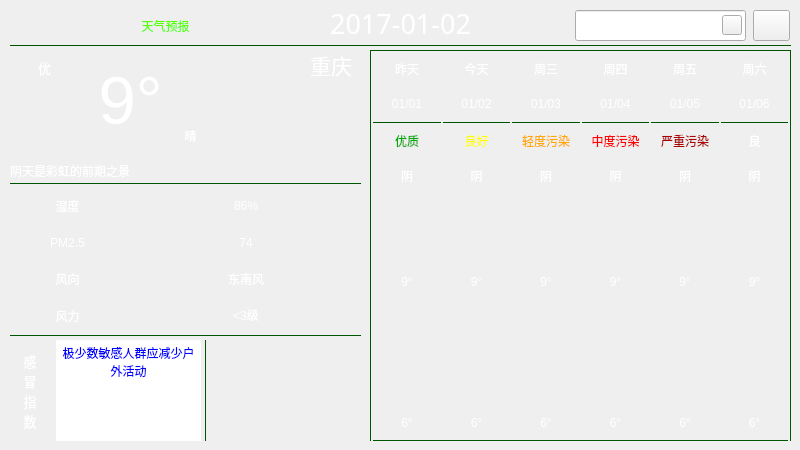
<?xml version="1.0" encoding="UTF-8"?>
<ui version="4.0">
 <class>Weather</class>
 <widget class="QWidget" name="Weather">
  <property name="geometry">
   <rect>
    <x>0</x>
    <y>0</y>
    <width>800</width>
    <height>450</height>
   </rect>
  </property>
  <property name="windowTitle">
   <string>Form</string>
  </property>
  <property name="styleSheet">
   <string notr="true"/>
  </property>
  <layout class="QGridLayout" name="gridLayout">
   <property name="leftMargin">
    <number>0</number>
   </property>
   <property name="topMargin">
    <number>0</number>
   </property>
   <property name="rightMargin">
    <number>0</number>
   </property>
   <property name="bottomMargin">
    <number>0</number>
   </property>
   <property name="spacing">
    <number>0</number>
   </property>
   <item row="0" column="0">
    <widget class="QWidget" name="widget" native="true">
     <property name="styleSheet">
      <string notr="true">QWidget#widget{
	border-image: url(:/weaUI/weaUI.png);
	color:rgb(255, 255, 255);
}

QLabel{
	font: 25 10pt &quot;Microsoft YaHei&quot;;
	border-radius: 4px;
	background-color: argb(60, 60, 60, 130);
	color: rgb(255, 255, 255);
}

Line{
	background-color: rgb(0, 85, 0);
}



</string>
     </property>
     <widget class="QWidget" name="layoutWidget">
      <property name="geometry">
       <rect>
        <x>10</x>
        <y>190</y>
        <width>351</width>
        <height>141</height>
       </rect>
      </property>
      <layout class="QGridLayout" name="gridLayout_2" columnstretch="0,0,0">
       <item row="0" column="0">
        <widget class="QLabel" name="shiduTitleLb">
         <property name="styleSheet">
          <string notr="true">
color: rgb(255, 255, 255);</string>
         </property>
         <property name="text">
          <string>湿度</string>
         </property>
         <property name="alignment">
          <set>Qt::AlignCenter</set>
         </property>
        </widget>
       </item>
       <item row="1" column="0">
        <widget class="QLabel" name="pm25TitleLb">
         <property name="styleSheet">
          <string notr="true">color: rgb(255, 255, 255);</string>
         </property>
         <property name="text">
          <string>PM2.5</string>
         </property>
         <property name="alignment">
          <set>Qt::AlignCenter</set>
         </property>
        </widget>
       </item>
       <item row="2" column="0">
        <widget class="QLabel" name="fxTitleLb">
         <property name="styleSheet">
          <string notr="true">color: rgb(255, 255, 255);</string>
         </property>
         <property name="text">
          <string>风向</string>
         </property>
         <property name="alignment">
          <set>Qt::AlignCenter</set>
         </property>
        </widget>
       </item>
       <item row="3" column="0">
        <widget class="QLabel" name="flTitleLb">
         <property name="styleSheet">
          <string notr="true">color: rgb(255, 255, 255);</string>
         </property>
         <property name="text">
          <string>风力</string>
         </property>
         <property name="alignment">
          <set>Qt::AlignCenter</set>
         </property>
        </widget>
       </item>
       <item row="2" column="1" colspan="2">
        <widget class="QLabel" name="fxLb">
         <property name="text">
          <string>东南风</string>
         </property>
         <property name="alignment">
          <set>Qt::AlignCenter</set>
         </property>
        </widget>
       </item>
       <item row="0" column="1" colspan="2">
        <widget class="QLabel" name="shiduLb">
         <property name="text">
          <string>86%</string>
         </property>
         <property name="alignment">
          <set>Qt::AlignCenter</set>
         </property>
        </widget>
       </item>
       <item row="3" column="1" colspan="2">
        <widget class="QLabel" name="flLb">
         <property name="text">
          <string>&lt;3级</string>
         </property>
         <property name="alignment">
          <set>Qt::AlignCenter</set>
         </property>
        </widget>
       </item>
       <item row="1" column="1" colspan="2">
        <widget class="QLabel" name="pm25Lb">
         <property name="text">
          <string>74</string>
         </property>
         <property name="alignment">
          <set>Qt::AlignCenter</set>
         </property>
        </widget>
       </item>
      </layout>
     </widget>
     <widget class="QWidget" name="layoutWidget_2">
      <property name="geometry">
       <rect>
        <x>370</x>
        <y>50</y>
        <width>421</width>
        <height>391</height>
       </rect>
      </property>
      <layout class="QGridLayout" name="gridLayout_3">
       <property name="horizontalSpacing">
        <number>2</number>
       </property>
       <property name="verticalSpacing">
        <number>0</number>
       </property>
       <item row="1" column="2">
        <widget class="QLabel" name="week1Lb">
         <property name="styleSheet">
          <string notr="true"/>
         </property>
         <property name="text">
          <string>今天</string>
         </property>
         <property name="alignment">
          <set>Qt::AlignCenter</set>
         </property>
        </widget>
       </item>
       <item row="2" column="3">
        <widget class="QLabel" name="date2Lb">
         <property name="text">
          <string>01/03</string>
         </property>
         <property name="alignment">
          <set>Qt::AlignCenter</set>
         </property>
        </widget>
       </item>
       <item row="2" column="4">
        <widget class="QLabel" name="date3Lb">
         <property name="text">
          <string>01/04</string>
         </property>
         <property name="alignment">
          <set>Qt::AlignCenter</set>
         </property>
        </widget>
       </item>
       <item row="2" column="1">
        <widget class="QLabel" name="date0Lb">
         <property name="styleSheet">
          <string notr="true">\</string>
         </property>
         <property name="text">
          <string>01/01</string>
         </property>
         <property name="alignment">
          <set>Qt::AlignCenter</set>
         </property>
        </widget>
       </item>
       <item row="1" column="4">
        <widget class="QLabel" name="week3Lb">
         <property name="text">
          <string>周四</string>
         </property>
         <property name="alignment">
          <set>Qt::AlignCenter</set>
         </property>
        </widget>
       </item>
       <item row="2" column="5">
        <widget class="QLabel" name="date4Lb">
         <property name="text">
          <string>01/05</string>
         </property>
         <property name="alignment">
          <set>Qt::AlignCenter</set>
         </property>
        </widget>
       </item>
       <item row="2" column="2">
        <widget class="QLabel" name="date1Lb">
         <property name="styleSheet">
          <string notr="true"/>
         </property>
         <property name="text">
          <string>01/02</string>
         </property>
         <property name="alignment">
          <set>Qt::AlignCenter</set>
         </property>
        </widget>
       </item>
       <item row="1" column="5">
        <widget class="QLabel" name="week4Lb">
         <property name="text">
          <string>周五</string>
         </property>
         <property name="alignment">
          <set>Qt::AlignCenter</set>
         </property>
        </widget>
       </item>
       <item row="1" column="6">
        <widget class="QLabel" name="week5Lb">
         <property name="text">
          <string>周六</string>
         </property>
         <property name="alignment">
          <set>Qt::AlignCenter</set>
         </property>
        </widget>
       </item>
       <item row="4" column="3">
        <widget class="QLabel" name="quality2Lb">
         <property name="styleSheet">
          <string notr="true">color: rgb(255, 170, 0);</string>
         </property>
         <property name="text">
          <string>轻度污染</string>
         </property>
         <property name="alignment">
          <set>Qt::AlignCenter</set>
         </property>
        </widget>
       </item>
       <item row="4" column="2">
        <widget class="QLabel" name="quality1Lb">
         <property name="styleSheet">
          <string notr="true">color: rgb(255, 255, 0);</string>
         </property>
         <property name="text">
          <string>良好</string>
         </property>
         <property name="alignment">
          <set>Qt::AlignCenter</set>
         </property>
        </widget>
       </item>
       <item row="4" column="1">
        <widget class="QLabel" name="quality0Lb">
         <property name="styleSheet">
          <string notr="true">color: rgb(0, 170, 0);</string>
         </property>
         <property name="frameShape">
          <enum>QFrame::NoFrame</enum>
         </property>
         <property name="frameShadow">
          <enum>QFrame::Sunken</enum>
         </property>
         <property name="text">
          <string>优质</string>
         </property>
         <property name="alignment">
          <set>Qt::AlignCenter</set>
         </property>
        </widget>
       </item>
       <item row="1" column="3">
        <widget class="QLabel" name="week2Lb">
         <property name="styleSheet">
          <string notr="true">color: rgb(255, 255, 255);
font: 25 10pt &quot;Microsoft YaHei&quot;;</string>
         </property>
         <property name="text">
          <string>周三</string>
         </property>
         <property name="alignment">
          <set>Qt::AlignCenter</set>
         </property>
        </widget>
       </item>
       <item row="9" column="1" rowspan="3" colspan="6">
        <widget class="QLabel" name="curveLb">
         <property name="styleSheet">
          <string notr="true"/>
         </property>
         <property name="text">
          <string/>
         </property>
         <property name="alignment">
          <set>Qt::AlignCenter</set>
         </property>
        </widget>
       </item>
       <item row="12" column="5">
        <widget class="QLabel" name="low4Lb">
         <property name="text">
          <string>6°</string>
         </property>
         <property name="alignment">
          <set>Qt::AlignCenter</set>
         </property>
        </widget>
       </item>
       <item row="12" column="1">
        <widget class="QLabel" name="low0Lb">
         <property name="text">
          <string>6°</string>
         </property>
         <property name="alignment">
          <set>Qt::AlignCenter</set>
         </property>
        </widget>
       </item>
       <item row="12" column="2">
        <widget class="QLabel" name="low1Lb">
         <property name="text">
          <string>6°</string>
         </property>
         <property name="alignment">
          <set>Qt::AlignCenter</set>
         </property>
        </widget>
       </item>
       <item row="3" column="6">
        <widget class="Line" name="hLine_8">
         <property name="maximumSize">
          <size>
           <width>16777215</width>
           <height>1</height>
          </size>
         </property>
         <property name="styleSheet">
          <string notr="true">background-color: rgb(0, 85, 0);</string>
         </property>
         <property name="lineWidth">
          <number>0</number>
         </property>
         <property name="orientation">
          <enum>Qt::Horizontal</enum>
         </property>
        </widget>
       </item>
       <item row="12" column="6">
        <widget class="QLabel" name="low5Lb">
         <property name="text">
          <string>6°</string>
         </property>
         <property name="alignment">
          <set>Qt::AlignCenter</set>
         </property>
        </widget>
       </item>
       <item row="3" column="2">
        <widget class="Line" name="hLine_4">
         <property name="minimumSize">
          <size>
           <width>0</width>
           <height>0</height>
          </size>
         </property>
         <property name="maximumSize">
          <size>
           <width>16777215</width>
           <height>1</height>
          </size>
         </property>
         <property name="styleSheet">
          <string notr="true">background-color: rgb(0, 85, 0);</string>
         </property>
         <property name="lineWidth">
          <number>0</number>
         </property>
         <property name="orientation">
          <enum>Qt::Horizontal</enum>
         </property>
        </widget>
       </item>
       <item row="3" column="3">
        <widget class="Line" name="hLine_5">
         <property name="maximumSize">
          <size>
           <width>16777215</width>
           <height>1</height>
          </size>
         </property>
         <property name="styleSheet">
          <string notr="true">background-color: rgb(0, 85, 0);</string>
         </property>
         <property name="lineWidth">
          <number>0</number>
         </property>
         <property name="orientation">
          <enum>Qt::Horizontal</enum>
         </property>
        </widget>
       </item>
       <item row="0" column="0" colspan="8">
        <widget class="Line" name="hLine_2">
         <property name="maximumSize">
          <size>
           <width>16777215</width>
           <height>1</height>
          </size>
         </property>
         <property name="styleSheet">
          <string notr="true">background-color: rgb(0, 85, 0);</string>
         </property>
         <property name="lineWidth">
          <number>0</number>
         </property>
         <property name="orientation">
          <enum>Qt::Horizontal</enum>
         </property>
        </widget>
       </item>
       <item row="6" column="4" rowspan="2">
        <widget class="QLabel" name="typeIco3Lb">
         <property name="styleSheet">
          <string notr="true">image: url(:/night/night/雾.png);</string>
         </property>
         <property name="text">
          <string/>
         </property>
         <property name="alignment">
          <set>Qt::AlignCenter</set>
         </property>
        </widget>
       </item>
       <item row="1" column="7" rowspan="13">
        <widget class="Line" name="vLine_3">
         <property name="maximumSize">
          <size>
           <width>1</width>
           <height>16777215</height>
          </size>
         </property>
         <property name="styleSheet">
          <string notr="true">background-color: rgb(0, 85, 0);</string>
         </property>
         <property name="lineWidth">
          <number>0</number>
         </property>
         <property name="orientation">
          <enum>Qt::Vertical</enum>
         </property>
        </widget>
       </item>
       <item row="6" column="6" rowspan="2">
        <widget class="QLabel" name="typeIco5Lb">
         <property name="styleSheet">
          <string notr="true">image: url(:/day/day/强沙尘暴.png);</string>
         </property>
         <property name="text">
          <string/>
         </property>
         <property name="alignment">
          <set>Qt::AlignCenter</set>
         </property>
        </widget>
       </item>
       <item row="6" column="5" rowspan="2">
        <widget class="QLabel" name="typeIco4Lb">
         <property name="styleSheet">
          <string notr="true">image: url(:/day/day/阵雨.png);</string>
         </property>
         <property name="text">
          <string/>
         </property>
         <property name="alignment">
          <set>Qt::AlignCenter</set>
         </property>
        </widget>
       </item>
       <item row="3" column="4">
        <widget class="Line" name="hLine_6">
         <property name="maximumSize">
          <size>
           <width>16777215</width>
           <height>1</height>
          </size>
         </property>
         <property name="styleSheet">
          <string notr="true">background-color: rgb(0, 85, 0);</string>
         </property>
         <property name="lineWidth">
          <number>0</number>
         </property>
         <property name="orientation">
          <enum>Qt::Horizontal</enum>
         </property>
        </widget>
       </item>
       <item row="3" column="5">
        <widget class="Line" name="hLine_7">
         <property name="maximumSize">
          <size>
           <width>16777215</width>
           <height>1</height>
          </size>
         </property>
         <property name="styleSheet">
          <string notr="true">background-color: rgb(0, 85, 0);</string>
         </property>
         <property name="lineWidth">
          <number>0</number>
         </property>
         <property name="orientation">
          <enum>Qt::Horizontal</enum>
         </property>
        </widget>
       </item>
       <item row="1" column="1">
        <widget class="QLabel" name="week0Lb">
         <property name="styleSheet">
          <string notr="true"/>
         </property>
         <property name="text">
          <string>昨天</string>
         </property>
         <property name="alignment">
          <set>Qt::AlignCenter</set>
         </property>
        </widget>
       </item>
       <item row="13" column="1" colspan="6">
        <widget class="Line" name="hLine_9">
         <property name="maximumSize">
          <size>
           <width>16777215</width>
           <height>1</height>
          </size>
         </property>
         <property name="styleSheet">
          <string notr="true">background-color: rgb(0, 85, 0);</string>
         </property>
         <property name="lineWidth">
          <number>0</number>
         </property>
         <property name="orientation">
          <enum>Qt::Horizontal</enum>
         </property>
        </widget>
       </item>
       <item row="1" column="0" rowspan="13">
        <widget class="Line" name="vLine_2">
         <property name="maximumSize">
          <size>
           <width>1</width>
           <height>16777215</height>
          </size>
         </property>
         <property name="styleSheet">
          <string notr="true">background-color: rgb(0, 85, 0);</string>
         </property>
         <property name="lineWidth">
          <number>0</number>
         </property>
         <property name="orientation">
          <enum>Qt::Vertical</enum>
         </property>
        </widget>
       </item>
       <item row="3" column="1">
        <widget class="Line" name="hLine_3">
         <property name="minimumSize">
          <size>
           <width>0</width>
           <height>0</height>
          </size>
         </property>
         <property name="maximumSize">
          <size>
           <width>16777215</width>
           <height>1</height>
          </size>
         </property>
         <property name="styleSheet">
          <string notr="true">background-color: rgb(0, 85, 0);</string>
         </property>
         <property name="lineWidth">
          <number>0</number>
         </property>
         <property name="orientation">
          <enum>Qt::Horizontal</enum>
         </property>
        </widget>
       </item>
       <item row="2" column="6">
        <widget class="QLabel" name="date5Lb">
         <property name="text">
          <string>01/06</string>
         </property>
         <property name="alignment">
          <set>Qt::AlignCenter</set>
         </property>
        </widget>
       </item>
       <item row="4" column="5">
        <widget class="QLabel" name="quality4Lb">
         <property name="styleSheet">
          <string notr="true">color: rgb(170, 0, 0);</string>
         </property>
         <property name="text">
          <string>严重污染</string>
         </property>
         <property name="alignment">
          <set>Qt::AlignCenter</set>
         </property>
        </widget>
       </item>
       <item row="4" column="4">
        <widget class="QLabel" name="quality3Lb">
         <property name="styleSheet">
          <string notr="true">color: rgb(255, 0, 0);</string>
         </property>
         <property name="text">
          <string>中度污染</string>
         </property>
         <property name="alignment">
          <set>Qt::AlignCenter</set>
         </property>
        </widget>
       </item>
       <item row="4" column="6">
        <widget class="QLabel" name="quality5Lb">
         <property name="text">
          <string>良</string>
         </property>
         <property name="alignment">
          <set>Qt::AlignCenter</set>
         </property>
        </widget>
       </item>
       <item row="5" column="1">
        <widget class="QLabel" name="type0Lb">
         <property name="styleSheet">
          <string notr="true"/>
         </property>
         <property name="text">
          <string>阴</string>
         </property>
         <property name="alignment">
          <set>Qt::AlignCenter</set>
         </property>
        </widget>
       </item>
       <item row="5" column="4">
        <widget class="QLabel" name="type3Lb">
         <property name="text">
          <string>阴</string>
         </property>
         <property name="alignment">
          <set>Qt::AlignCenter</set>
         </property>
        </widget>
       </item>
       <item row="5" column="2">
        <widget class="QLabel" name="type1Lb">
         <property name="styleSheet">
          <string notr="true"/>
         </property>
         <property name="text">
          <string>阴</string>
         </property>
         <property name="alignment">
          <set>Qt::AlignCenter</set>
         </property>
        </widget>
       </item>
       <item row="5" column="5">
        <widget class="QLabel" name="type4Lb">
         <property name="text">
          <string>阴</string>
         </property>
         <property name="alignment">
          <set>Qt::AlignCenter</set>
         </property>
        </widget>
       </item>
       <item row="5" column="3">
        <widget class="QLabel" name="type2Lb">
         <property name="styleSheet">
          <string notr="true"/>
         </property>
         <property name="text">
          <string>阴</string>
         </property>
         <property name="alignment">
          <set>Qt::AlignCenter</set>
         </property>
        </widget>
       </item>
       <item row="5" column="6">
        <widget class="QLabel" name="type5Lb">
         <property name="text">
          <string>阴</string>
         </property>
         <property name="alignment">
          <set>Qt::AlignCenter</set>
         </property>
        </widget>
       </item>
       <item row="8" column="1">
        <widget class="QLabel" name="high0Lb">
         <property name="text">
          <string>9°</string>
         </property>
         <property name="alignment">
          <set>Qt::AlignCenter</set>
         </property>
        </widget>
       </item>
       <item row="6" column="3" rowspan="2">
        <widget class="QLabel" name="typeIco2Lb">
         <property name="styleSheet">
          <string notr="true">image: url(:/day/day/晴.png);</string>
         </property>
         <property name="text">
          <string/>
         </property>
         <property name="alignment">
          <set>Qt::AlignCenter</set>
         </property>
        </widget>
       </item>
       <item row="6" column="2" rowspan="2">
        <widget class="QLabel" name="typeIco1Lb">
         <property name="styleSheet">
          <string notr="true">image: url(:/day/day/大暴雨到特大暴雨.png);</string>
         </property>
         <property name="text">
          <string/>
         </property>
         <property name="alignment">
          <set>Qt::AlignCenter</set>
         </property>
        </widget>
       </item>
       <item row="8" column="3">
        <widget class="QLabel" name="high2Lb">
         <property name="text">
          <string>9°</string>
         </property>
         <property name="alignment">
          <set>Qt::AlignCenter</set>
         </property>
        </widget>
       </item>
       <item row="6" column="1" rowspan="2">
        <widget class="QLabel" name="typeIco0Lb">
         <property name="styleSheet">
          <string notr="true">image: url(:/day/day/小雨.png);
</string>
         </property>
         <property name="text">
          <string/>
         </property>
         <property name="alignment">
          <set>Qt::AlignCenter</set>
         </property>
        </widget>
       </item>
       <item row="8" column="6">
        <widget class="QLabel" name="high5Lb">
         <property name="text">
          <string>9°</string>
         </property>
         <property name="alignment">
          <set>Qt::AlignCenter</set>
         </property>
        </widget>
       </item>
       <item row="8" column="5">
        <widget class="QLabel" name="high4Lb">
         <property name="text">
          <string>9°</string>
         </property>
         <property name="alignment">
          <set>Qt::AlignCenter</set>
         </property>
        </widget>
       </item>
       <item row="8" column="4">
        <widget class="QLabel" name="high3Lb">
         <property name="text">
          <string>9°</string>
         </property>
         <property name="alignment">
          <set>Qt::AlignCenter</set>
         </property>
        </widget>
       </item>
       <item row="12" column="3">
        <widget class="QLabel" name="low2Lb">
         <property name="text">
          <string>6°</string>
         </property>
         <property name="alignment">
          <set>Qt::AlignCenter</set>
         </property>
        </widget>
       </item>
       <item row="12" column="4">
        <widget class="QLabel" name="low3Lb">
         <property name="text">
          <string>6°</string>
         </property>
         <property name="alignment">
          <set>Qt::AlignCenter</set>
         </property>
        </widget>
       </item>
       <item row="8" column="2">
        <widget class="QLabel" name="high1Lb">
         <property name="text">
          <string>9°</string>
         </property>
         <property name="alignment">
          <set>Qt::AlignCenter</set>
         </property>
        </widget>
       </item>
      </layout>
     </widget>
     <widget class="QLabel" name="temLb">
      <property name="geometry">
       <rect>
        <x>10</x>
        <y>50</y>
        <width>241</width>
        <height>101</height>
       </rect>
      </property>
      <property name="font">
       <font>
        <family>Arial</family>
        <pointsize>50</pointsize>
        <weight>50</weight>
        <italic>false</italic>
        <bold>false</bold>
       </font>
      </property>
      <property name="styleSheet">
       <string notr="true">color: rgb(255, 255, 255);
font: 50pt &quot;Arial&quot;;</string>
      </property>
      <property name="text">
       <string>9°</string>
      </property>
      <property name="alignment">
       <set>Qt::AlignCenter</set>
      </property>
     </widget>
     <widget class="Line" name="hLine_1">
      <property name="geometry">
       <rect>
        <x>10</x>
        <y>45</y>
        <width>781</width>
        <height>1</height>
       </rect>
      </property>
      <property name="minimumSize">
       <size>
        <width>0</width>
        <height>0</height>
       </size>
      </property>
      <property name="maximumSize">
       <size>
        <width>100000</width>
        <height>1</height>
       </size>
      </property>
      <property name="styleSheet">
       <string notr="true">background-color: rgb(0, 85, 0);</string>
      </property>
      <property name="lineWidth">
       <number>0</number>
      </property>
      <property name="midLineWidth">
       <number>0</number>
      </property>
      <property name="orientation">
       <enum>Qt::Horizontal</enum>
      </property>
     </widget>
     <widget class="Line" name="hLine_11">
      <property name="geometry">
       <rect>
        <x>10</x>
        <y>335</y>
        <width>351</width>
        <height>1</height>
       </rect>
      </property>
      <property name="minimumSize">
       <size>
        <width>0</width>
        <height>0</height>
       </size>
      </property>
      <property name="maximumSize">
       <size>
        <width>16777215</width>
        <height>1</height>
       </size>
      </property>
      <property name="styleSheet">
       <string notr="true">background-color: rgb(0, 85, 0);</string>
      </property>
      <property name="lineWidth">
       <number>0</number>
      </property>
      <property name="orientation">
       <enum>Qt::Horizontal</enum>
      </property>
     </widget>
     <widget class="Line" name="vLine_1">
      <property name="geometry">
       <rect>
        <x>205</x>
        <y>340</y>
        <width>1</width>
        <height>101</height>
       </rect>
      </property>
      <property name="minimumSize">
       <size>
        <width>0</width>
        <height>0</height>
       </size>
      </property>
      <property name="maximumSize">
       <size>
        <width>1</width>
        <height>16777215</height>
       </size>
      </property>
      <property name="styleSheet">
       <string notr="true">background-color: rgb(0, 85, 0);</string>
      </property>
      <property name="lineWidth">
       <number>0</number>
      </property>
      <property name="orientation">
       <enum>Qt::Vertical</enum>
      </property>
     </widget>
     <widget class="Line" name="hLine_10">
      <property name="geometry">
       <rect>
        <x>10</x>
        <y>183</y>
        <width>351</width>
        <height>1</height>
       </rect>
      </property>
      <property name="sizePolicy">
       <sizepolicy hsizetype="Fixed" vsizetype="Fixed">
        <horstretch>0</horstretch>
        <verstretch>0</verstretch>
       </sizepolicy>
      </property>
      <property name="minimumSize">
       <size>
        <width>0</width>
        <height>0</height>
       </size>
      </property>
      <property name="maximumSize">
       <size>
        <width>16777215</width>
        <height>1</height>
       </size>
      </property>
      <property name="styleSheet">
       <string notr="true">background-color: rgb(0, 85, 0);</string>
      </property>
      <property name="lineWidth">
       <number>0</number>
      </property>
      <property name="orientation">
       <enum>Qt::Horizontal</enum>
      </property>
     </widget>
     <widget class="QWidget" name="layoutWidget_3">
      <property name="geometry">
       <rect>
        <x>10</x>
        <y>340</y>
        <width>191</width>
        <height>101</height>
       </rect>
      </property>
      <layout class="QGridLayout" name="gridLayout_4">
       <property name="horizontalSpacing">
        <number>6</number>
       </property>
       <item row="0" column="0">
        <widget class="QLabel" name="gmTitleLb">
         <property name="minimumSize">
          <size>
           <width>40</width>
           <height>0</height>
          </size>
         </property>
         <property name="sizeIncrement">
          <size>
           <width>30</width>
           <height>0</height>
          </size>
         </property>
         <property name="font">
          <font>
           <family>Microsoft YaHei</family>
           <pointsize>10</pointsize>
           <weight>3</weight>
           <italic>false</italic>
           <bold>false</bold>
          </font>
         </property>
         <property name="styleSheet">
          <string notr="true">background-color: argb(60, 60, 60, 130);
border-radius: 3px;
color: rgb(255, 255, 255);</string>
         </property>
         <property name="text">
          <string>感
冒
指
数</string>
         </property>
         <property name="alignment">
          <set>Qt::AlignCenter</set>
         </property>
        </widget>
       </item>
       <item row="0" column="1">
        <widget class="QTextBrowser" name="ganmaoBrowser">
         <property name="sizePolicy">
          <sizepolicy hsizetype="Minimum" vsizetype="Expanding">
           <horstretch>0</horstretch>
           <verstretch>0</verstretch>
          </sizepolicy>
         </property>
         <property name="minimumSize">
          <size>
           <width>22</width>
           <height>0</height>
          </size>
         </property>
         <property name="font">
          <font>
           <family>Arial</family>
           <pointsize>9</pointsize>
           <weight>50</weight>
           <italic>false</italic>
           <bold>false</bold>
          </font>
         </property>
         <property name="autoFillBackground">
          <bool>true</bool>
         </property>
         <property name="styleSheet">
          <string notr="true">border-radius: 5px;
color: rgb(0, 0, 255);
background-color: argb(255, 255, 255, 0);
font: 9pt &quot;Arial&quot;;</string>
         </property>
         <property name="frameShape">
          <enum>QFrame::NoFrame</enum>
         </property>
         <property name="html">
          <string>&lt;!DOCTYPE HTML PUBLIC &quot;-//W3C//DTD HTML 4.0//EN&quot; &quot;http://www.w3.org/TR/REC-html40/strict.dtd&quot;&gt;
&lt;html&gt;&lt;head&gt;&lt;meta name=&quot;qrichtext&quot; content=&quot;1&quot; /&gt;&lt;style type=&quot;text/css&quot;&gt;
p, li { white-space: pre-wrap; }
&lt;/style&gt;&lt;/head&gt;&lt;body style=&quot; font-family:'Arial'; font-size:9pt; font-weight:400; font-style:normal;&quot;&gt;
&lt;p align=&quot;center&quot; style=&quot; margin-top:0px; margin-bottom:0px; margin-left:0px; margin-right:0px; -qt-block-indent:0; text-indent:0px;&quot;&gt;&lt;span style=&quot; font-family:'SimSun';&quot;&gt;极少数敏感人群应减少户外活动&lt;/span&gt;&lt;/p&gt;&lt;/body&gt;&lt;/html&gt;</string>
         </property>
        </widget>
       </item>
      </layout>
     </widget>
     <widget class="QLabel" name="typeIcoLb">
      <property name="geometry">
       <rect>
        <x>260</x>
        <y>80</y>
        <width>90</width>
        <height>90</height>
       </rect>
      </property>
      <property name="styleSheet">
       <string notr="true">border-image: url(:/day/day/晴.png);
background-color: argb(60, 60, 60, 0);

</string>
      </property>
      <property name="text">
       <string/>
      </property>
     </widget>
     <widget class="QLabel" name="dateLb">
      <property name="geometry">
       <rect>
        <x>190</x>
        <y>3</y>
        <width>421</width>
        <height>41</height>
       </rect>
      </property>
      <property name="font">
       <font>
        <family>Adobe 黑体 Std R</family>
        <pointsize>20</pointsize>
        <weight>50</weight>
        <italic>false</italic>
        <bold>false</bold>
       </font>
      </property>
      <property name="styleSheet">
       <string notr="true">font: 20pt &quot;Adobe 黑体 Std R&quot;;
color: rgb(255, 255, 255);
background-color: rgb(255, 255, 255, 0);</string>
      </property>
      <property name="text">
       <string>2017-01-02</string>
      </property>
      <property name="alignment">
       <set>Qt::AlignCenter</set>
      </property>
     </widget>
     <widget class="QLabel" name="noticeLb">
      <property name="geometry">
       <rect>
        <x>10</x>
        <y>160</y>
        <width>351</width>
        <height>21</height>
       </rect>
      </property>
      <property name="styleSheet">
       <string notr="true">color: rgb(255, 255, 255);
background-color: argb(60, 60, 60, 0);</string>
      </property>
      <property name="text">
       <string>阴天是彩虹的前期之景</string>
      </property>
      <property name="alignment">
       <set>Qt::AlignLeading|Qt::AlignLeft|Qt::AlignVCenter</set>
      </property>
     </widget>
     <widget class="QLabel" name="sunRiseSetLb">
      <property name="geometry">
       <rect>
        <x>210</x>
        <y>340</y>
        <width>150</width>
        <height>100</height>
       </rect>
      </property>
      <property name="styleSheet">
       <string notr="true"/>
      </property>
      <property name="text">
       <string/>
      </property>
     </widget>
     <widget class="QLineEdit" name="cityLineEdit">
      <property name="geometry">
       <rect>
        <x>575</x>
        <y>10</y>
        <width>171</width>
        <height>31</height>
       </rect>
      </property>
      <property name="styleSheet">
       <string notr="true">color: rgb(255, 255, 255);</string>
      </property>
      <property name="frame">
       <bool>true</bool>
      </property>
      <property name="placeholderText">
       <string>城市</string>
      </property>
     </widget>
     <widget class="QLabel" name="typeLb">
      <property name="geometry">
       <rect>
        <x>140</x>
        <y>120</y>
        <width>101</width>
        <height>31</height>
       </rect>
      </property>
      <property name="styleSheet">
       <string notr="true">color: rgb(255, 255, 255);
background-color: argb(60, 60, 60, 0);</string>
      </property>
      <property name="text">
       <string>晴</string>
      </property>
      <property name="alignment">
       <set>Qt::AlignCenter</set>
      </property>
     </widget>
     <widget class="QToolButton" name="searchBt">
      <property name="geometry">
       <rect>
        <x>722</x>
        <y>15</y>
        <width>20</width>
        <height>20</height>
       </rect>
      </property>
      <property name="cursor">
       <cursorShape>PointingHandCursor</cursorShape>
      </property>
      <property name="styleSheet">
       <string notr="true">border-image: url(:/weatherIco/search.ico);</string>
      </property>
      <property name="text">
       <string/>
      </property>
      <property name="icon">
       <iconset resource="icons/icons.qrc">
        <normaloff>:/weatherIco/search.ico</normaloff>:/weatherIco/search.ico</iconset>
      </property>
      <property name="iconSize">
       <size>
        <width>20</width>
        <height>20</height>
       </size>
      </property>
      <property name="shortcut">
       <string>Return</string>
      </property>
      <property name="popupMode">
       <enum>QToolButton::DelayedPopup</enum>
      </property>
     </widget>
     <widget class="QLabel" name="leafLb">
      <property name="geometry">
       <rect>
        <x>18</x>
        <y>58</y>
        <width>20</width>
        <height>20</height>
       </rect>
      </property>
      <property name="styleSheet">
       <string notr="true">image: url(:/weatherIco/leaf.ico);
background-color: argb(255, 255, 255, 0);</string>
      </property>
      <property name="text">
       <string/>
      </property>
     </widget>
     <widget class="QLabel" name="qualityLb">
      <property name="geometry">
       <rect>
        <x>38</x>
        <y>58</y>
        <width>56</width>
        <height>20</height>
       </rect>
      </property>
      <property name="font">
       <font>
        <family>Microsoft YaHei</family>
        <pointsize>10</pointsize>
        <weight>3</weight>
        <italic>false</italic>
        <bold>false</bold>
       </font>
      </property>
      <property name="styleSheet">
       <string notr="true">background-color: argb(255, 255, 255, 0);</string>
      </property>
      <property name="text">
       <string>优</string>
      </property>
     </widget>
     <widget class="QToolButton" name="refreshBt">
      <property name="geometry">
       <rect>
        <x>753</x>
        <y>10</y>
        <width>37</width>
        <height>31</height>
       </rect>
      </property>
      <property name="cursor">
       <cursorShape>PointingHandCursor</cursorShape>
      </property>
      <property name="toolTip">
       <string>刷新</string>
      </property>
      <property name="toolTipDuration">
       <number>-1</number>
      </property>
      <property name="styleSheet">
       <string notr="true">image: url(:/weatherIco/refresh.ico);
background-color: argb(255, 255, 255, 0);</string>
      </property>
      <property name="text">
       <string/>
      </property>
      <property name="icon">
       <iconset resource="icons/icons.qrc">
        <normaloff>:/weatherIco/refresh.ico</normaloff>:/weatherIco/refresh.ico</iconset>
      </property>
      <property name="iconSize">
       <size>
        <width>31</width>
        <height>31</height>
       </size>
      </property>
     </widget>
     <widget class="QWidget" name="layoutWidget">
      <property name="geometry">
       <rect>
        <x>240</x>
        <y>50</y>
        <width>121</width>
        <height>30</height>
       </rect>
      </property>
      <layout class="QGridLayout" name="gridLayout_5">
       <property name="spacing">
        <number>0</number>
       </property>
       <item row="0" column="0">
        <widget class="QLabel" name="label">
         <property name="sizePolicy">
          <sizepolicy hsizetype="Preferred" vsizetype="Minimum">
           <horstretch>0</horstretch>
           <verstretch>0</verstretch>
          </sizepolicy>
         </property>
         <property name="minimumSize">
          <size>
           <width>0</width>
           <height>25</height>
          </size>
         </property>
         <property name="maximumSize">
          <size>
           <width>16777215</width>
           <height>25</height>
          </size>
         </property>
         <property name="styleSheet">
          <string notr="true">background-color: argb(60, 60, 60, 0);
image: url(:/weatherIco/location.ico);</string>
         </property>
         <property name="text">
          <string/>
         </property>
        </widget>
       </item>
       <item row="0" column="1">
        <widget class="QLabel" name="cityLb">
         <property name="font">
          <font>
           <family>Microsoft YaHei UI</family>
           <pointsize>16</pointsize>
           <weight>50</weight>
           <italic>false</italic>
           <bold>false</bold>
          </font>
         </property>
         <property name="styleSheet">
          <string notr="true">color: rgb(255, 255, 255);
font: 16pt &quot;Microsoft YaHei UI&quot;;
background-color: rgba(60, 60, 60, 0);</string>
         </property>
         <property name="text">
          <string>重庆</string>
         </property>
         <property name="alignment">
          <set>Qt::AlignCenter</set>
         </property>
        </widget>
       </item>
      </layout>
     </widget>
     <widget class="QLabel" name="label_4">
      <property name="geometry">
       <rect>
        <x>80</x>
        <y>10</y>
        <width>171</width>
        <height>31</height>
       </rect>
      </property>
      <property name="styleSheet">
       <string notr="true">font: 20pt &quot;华文琥珀&quot;;
background-color: rgba(255, 255, 255, 0);
color: rgb(85, 255, 0);</string>
      </property>
      <property name="text">
       <string>天气预报</string>
      </property>
      <property name="alignment">
       <set>Qt::AlignCenter</set>
      </property>
     </widget>
    </widget>
   </item>
  </layout>
 </widget>
 <resources>
  <include location="icons/icons.qrc"/>
 </resources>
 <connections/>
</ui>
